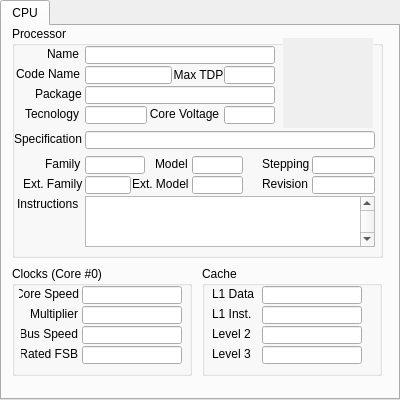
<?xml version="1.0" encoding="UTF-8"?>
<ui version="4.0">
 <class>MainWindow</class>
 <widget class="QMainWindow" name="MainWindow">
  <property name="enabled">
   <bool>true</bool>
  </property>
  <property name="geometry">
   <rect>
    <x>0</x>
    <y>0</y>
    <width>400</width>
    <height>400</height>
   </rect>
  </property>
  <property name="sizePolicy">
   <sizepolicy hsizetype="Preferred" vsizetype="Preferred">
    <horstretch>0</horstretch>
    <verstretch>0</verstretch>
   </sizepolicy>
  </property>
  <property name="minimumSize">
   <size>
    <width>400</width>
    <height>400</height>
   </size>
  </property>
  <property name="maximumSize">
   <size>
    <width>400</width>
    <height>400</height>
   </size>
  </property>
  <property name="windowTitle">
   <string>CPY-Z</string>
  </property>
  <property name="windowIcon">
   <iconset>
    <normaloff>../../CPY-Z/Z.ico</normaloff>../../CPY-Z/Z.ico</iconset>
  </property>
  <property name="layoutDirection">
   <enum>Qt::LeftToRight</enum>
  </property>
  <property name="dockOptions">
   <set>QMainWindow::AllowNestedDocks|QMainWindow::AllowTabbedDocks|QMainWindow::AnimatedDocks|QMainWindow::ForceTabbedDocks|QMainWindow::GroupedDragging|QMainWindow::VerticalTabs</set>
  </property>
  <property name="unifiedTitleAndToolBarOnMac">
   <bool>true</bool>
  </property>
  <widget class="QWidget" name="centralwidget">
   <property name="sizePolicy">
    <sizepolicy hsizetype="Fixed" vsizetype="Fixed">
     <horstretch>0</horstretch>
     <verstretch>0</verstretch>
    </sizepolicy>
   </property>
   <property name="maximumSize">
    <size>
     <width>400</width>
     <height>400</height>
    </size>
   </property>
   <widget class="QTabWidget" name="tabWidget">
    <property name="enabled">
     <bool>true</bool>
    </property>
    <property name="geometry">
     <rect>
      <x>0</x>
      <y>0</y>
      <width>400</width>
      <height>400</height>
     </rect>
    </property>
    <property name="sizePolicy">
     <sizepolicy hsizetype="Preferred" vsizetype="Preferred">
      <horstretch>0</horstretch>
      <verstretch>0</verstretch>
     </sizepolicy>
    </property>
    <property name="minimumSize">
     <size>
      <width>385</width>
      <height>0</height>
     </size>
    </property>
    <property name="maximumSize">
     <size>
      <width>400</width>
      <height>400</height>
     </size>
    </property>
    <property name="layoutDirection">
     <enum>Qt::LeftToRight</enum>
    </property>
    <property name="tabPosition">
     <enum>QTabWidget::North</enum>
    </property>
    <property name="usesScrollButtons">
     <bool>false</bool>
    </property>
    <widget class="QWidget" name="tabCPU">
     <property name="enabled">
      <bool>true</bool>
     </property>
     <property name="sizePolicy">
      <sizepolicy hsizetype="Minimum" vsizetype="Minimum">
       <horstretch>0</horstretch>
       <verstretch>0</verstretch>
      </sizepolicy>
     </property>
     <property name="maximumSize">
      <size>
       <width>400</width>
       <height>400</height>
      </size>
     </property>
     <attribute name="title">
      <string>CPU</string>
     </attribute>
     <widget class="QGroupBox" name="boxProcessor">
      <property name="enabled">
       <bool>true</bool>
      </property>
      <property name="geometry">
       <rect>
        <x>10</x>
        <y>0</y>
        <width>371</width>
        <height>232</height>
       </rect>
      </property>
      <property name="sizePolicy">
       <sizepolicy hsizetype="Fixed" vsizetype="Fixed">
        <horstretch>0</horstretch>
        <verstretch>0</verstretch>
       </sizepolicy>
      </property>
      <property name="minimumSize">
       <size>
        <width>0</width>
        <height>223</height>
       </size>
      </property>
      <property name="maximumSize">
       <size>
        <width>400</width>
        <height>400</height>
       </size>
      </property>
      <property name="title">
       <string>Processor</string>
      </property>
      <widget class="QLabel" name="label_Specification">
       <property name="geometry">
        <rect>
         <x>2</x>
         <y>105</y>
         <width>70</width>
         <height>16</height>
        </rect>
       </property>
       <property name="sizePolicy">
        <sizepolicy hsizetype="Preferred" vsizetype="Preferred">
         <horstretch>0</horstretch>
         <verstretch>0</verstretch>
        </sizepolicy>
       </property>
       <property name="text">
        <string>Specification</string>
       </property>
       <property name="scaledContents">
        <bool>true</bool>
       </property>
      </widget>
      <widget class="QLineEdit" name="lineEdit_Name">
       <property name="enabled">
        <bool>true</bool>
       </property>
       <property name="geometry">
        <rect>
         <x>73</x>
         <y>20</y>
         <width>190</width>
         <height>18</height>
        </rect>
       </property>
       <property name="sizePolicy">
        <sizepolicy hsizetype="Expanding" vsizetype="Fixed">
         <horstretch>0</horstretch>
         <verstretch>0</verstretch>
        </sizepolicy>
       </property>
       <property name="frame">
        <bool>true</bool>
       </property>
       <property name="alignment">
        <set>Qt::AlignCenter</set>
       </property>
       <property name="dragEnabled">
        <bool>false</bool>
       </property>
       <property name="readOnly">
        <bool>true</bool>
       </property>
       <property name="placeholderText">
        <string/>
       </property>
      </widget>
      <widget class="QLabel" name="label_Name">
       <property name="geometry">
        <rect>
         <x>35</x>
         <y>20</y>
         <width>41</width>
         <height>16</height>
        </rect>
       </property>
       <property name="sizePolicy">
        <sizepolicy hsizetype="Preferred" vsizetype="Preferred">
         <horstretch>0</horstretch>
         <verstretch>0</verstretch>
        </sizepolicy>
       </property>
       <property name="text">
        <string>Name</string>
       </property>
       <property name="alignment">
        <set>Qt::AlignLeading|Qt::AlignLeft|Qt::AlignVCenter</set>
       </property>
      </widget>
      <widget class="QLineEdit" name="lineEdit_Specification">
       <property name="enabled">
        <bool>true</bool>
       </property>
       <property name="geometry">
        <rect>
         <x>73</x>
         <y>105</y>
         <width>290</width>
         <height>18</height>
        </rect>
       </property>
       <property name="sizePolicy">
        <sizepolicy hsizetype="Expanding" vsizetype="Fixed">
         <horstretch>0</horstretch>
         <verstretch>0</verstretch>
        </sizepolicy>
       </property>
       <property name="mouseTracking">
        <bool>true</bool>
       </property>
       <property name="layoutDirection">
        <enum>Qt::LeftToRight</enum>
       </property>
       <property name="alignment">
        <set>Qt::AlignCenter</set>
       </property>
       <property name="dragEnabled">
        <bool>false</bool>
       </property>
       <property name="readOnly">
        <bool>true</bool>
       </property>
       <property name="placeholderText">
        <string/>
       </property>
      </widget>
      <widget class="QGraphicsView" name="graphicsView">
       <property name="enabled">
        <bool>false</bool>
       </property>
       <property name="geometry">
        <rect>
         <x>271</x>
         <y>12</y>
         <width>90</width>
         <height>90</height>
        </rect>
       </property>
       <property name="sizePolicy">
        <sizepolicy hsizetype="Fixed" vsizetype="Fixed">
         <horstretch>0</horstretch>
         <verstretch>0</verstretch>
        </sizepolicy>
       </property>
       <property name="minimumSize">
        <size>
         <width>0</width>
         <height>0</height>
        </size>
       </property>
       <property name="maximumSize">
        <size>
         <width>90</width>
         <height>90</height>
        </size>
       </property>
       <property name="focusPolicy">
        <enum>Qt::NoFocus</enum>
       </property>
       <property name="layoutDirection">
        <enum>Qt::RightToLeft</enum>
       </property>
       <property name="autoFillBackground">
        <bool>true</bool>
       </property>
       <property name="frameShape">
        <enum>QFrame::NoFrame</enum>
       </property>
       <property name="frameShadow">
        <enum>QFrame::Sunken</enum>
       </property>
       <property name="lineWidth">
        <number>0</number>
       </property>
       <property name="verticalScrollBarPolicy">
        <enum>Qt::ScrollBarAlwaysOff</enum>
       </property>
       <property name="horizontalScrollBarPolicy">
        <enum>Qt::ScrollBarAlwaysOff</enum>
       </property>
       <property name="backgroundBrush">
        <brush brushstyle="Dense7Pattern">
         <color alpha="255">
          <red>0</red>
          <green>0</green>
          <blue>0</blue>
         </color>
        </brush>
       </property>
       <property name="foregroundBrush">
        <brush brushstyle="Dense7Pattern">
         <color alpha="255">
          <red>0</red>
          <green>0</green>
          <blue>0</blue>
         </color>
        </brush>
       </property>
       <property name="interactive">
        <bool>false</bool>
       </property>
       <property name="alignment">
        <set>Qt::AlignRight|Qt::AlignTop|Qt::AlignTrailing</set>
       </property>
      </widget>
      <widget class="QLineEdit" name="lineEdit_Max_TDP">
       <property name="enabled">
        <bool>true</bool>
       </property>
       <property name="geometry">
        <rect>
         <x>212</x>
         <y>40</y>
         <width>51</width>
         <height>18</height>
        </rect>
       </property>
       <property name="alignment">
        <set>Qt::AlignCenter</set>
       </property>
       <property name="readOnly">
        <bool>true</bool>
       </property>
       <property name="placeholderText">
        <string/>
       </property>
      </widget>
      <widget class="QLabel" name="label_Max_TDP">
       <property name="enabled">
        <bool>true</bool>
       </property>
       <property name="geometry">
        <rect>
         <x>162</x>
         <y>40</y>
         <width>49</width>
         <height>16</height>
        </rect>
       </property>
       <property name="text">
        <string>Max TDP</string>
       </property>
       <property name="alignment">
        <set>Qt::AlignBottom|Qt::AlignHCenter</set>
       </property>
       <property name="wordWrap">
        <bool>false</bool>
       </property>
      </widget>
      <widget class="QLineEdit" name="lineEdit_Codename">
       <property name="enabled">
        <bool>true</bool>
       </property>
       <property name="geometry">
        <rect>
         <x>73</x>
         <y>40</y>
         <width>87</width>
         <height>18</height>
        </rect>
       </property>
       <property name="alignment">
        <set>Qt::AlignCenter</set>
       </property>
       <property name="readOnly">
        <bool>true</bool>
       </property>
       <property name="placeholderText">
        <string/>
       </property>
      </widget>
      <widget class="QLabel" name="label_Codename">
       <property name="geometry">
        <rect>
         <x>4</x>
         <y>40</y>
         <width>64</width>
         <height>16</height>
        </rect>
       </property>
       <property name="text">
        <string>Code Name</string>
       </property>
      </widget>
      <widget class="QLineEdit" name="lineEdit_Package_Socket">
       <property name="enabled">
        <bool>true</bool>
       </property>
       <property name="geometry">
        <rect>
         <x>73</x>
         <y>60</y>
         <width>190</width>
         <height>18</height>
        </rect>
       </property>
       <property name="alignment">
        <set>Qt::AlignCenter</set>
       </property>
       <property name="readOnly">
        <bool>true</bool>
       </property>
       <property name="placeholderText">
        <string/>
       </property>
      </widget>
      <widget class="QLabel" name="label_Package">
       <property name="geometry">
        <rect>
         <x>23</x>
         <y>60</y>
         <width>49</width>
         <height>16</height>
        </rect>
       </property>
       <property name="text">
        <string>Package</string>
       </property>
      </widget>
      <widget class="QLineEdit" name="lineEdit_Core_Voltage">
       <property name="enabled">
        <bool>true</bool>
       </property>
       <property name="geometry">
        <rect>
         <x>212</x>
         <y>80</y>
         <width>51</width>
         <height>18</height>
        </rect>
       </property>
       <property name="alignment">
        <set>Qt::AlignCenter</set>
       </property>
       <property name="readOnly">
        <bool>true</bool>
       </property>
       <property name="placeholderText">
        <string/>
       </property>
      </widget>
      <widget class="QLabel" name="label_Core_Voltage">
       <property name="geometry">
        <rect>
         <x>137</x>
         <y>80</y>
         <width>71</width>
         <height>16</height>
        </rect>
       </property>
       <property name="text">
        <string>Core Voltage</string>
       </property>
       <property name="alignment">
        <set>Qt::AlignCenter</set>
       </property>
      </widget>
      <widget class="QLineEdit" name="lineEdit_Nanometer">
       <property name="enabled">
        <bool>true</bool>
       </property>
       <property name="geometry">
        <rect>
         <x>73</x>
         <y>80</y>
         <width>62</width>
         <height>18</height>
        </rect>
       </property>
       <property name="cursorPosition">
        <number>0</number>
       </property>
       <property name="alignment">
        <set>Qt::AlignCenter</set>
       </property>
       <property name="readOnly">
        <bool>true</bool>
       </property>
       <property name="placeholderText">
        <string/>
       </property>
      </widget>
      <widget class="QLabel" name="label_Tecnology">
       <property name="geometry">
        <rect>
         <x>13</x>
         <y>80</y>
         <width>54</width>
         <height>16</height>
        </rect>
       </property>
       <property name="text">
        <string>Tecnology</string>
       </property>
       <property name="alignment">
        <set>Qt::AlignCenter</set>
       </property>
      </widget>
      <widget class="QLabel" name="label_Family">
       <property name="geometry">
        <rect>
         <x>33</x>
         <y>130</y>
         <width>36</width>
         <height>16</height>
        </rect>
       </property>
       <property name="text">
        <string>Family</string>
       </property>
      </widget>
      <widget class="QLineEdit" name="lineEdit_Family">
       <property name="enabled">
        <bool>true</bool>
       </property>
       <property name="geometry">
        <rect>
         <x>73</x>
         <y>130</y>
         <width>60</width>
         <height>18</height>
        </rect>
       </property>
       <property name="alignment">
        <set>Qt::AlignCenter</set>
       </property>
       <property name="readOnly">
        <bool>true</bool>
       </property>
       <property name="placeholderText">
        <string/>
       </property>
      </widget>
      <widget class="QLabel" name="label_Model">
       <property name="geometry">
        <rect>
         <x>143</x>
         <y>130</y>
         <width>39</width>
         <height>16</height>
        </rect>
       </property>
       <property name="text">
        <string>Model</string>
       </property>
      </widget>
      <widget class="QLineEdit" name="lineEdit_Model">
       <property name="enabled">
        <bool>true</bool>
       </property>
       <property name="geometry">
        <rect>
         <x>180</x>
         <y>130</y>
         <width>51</width>
         <height>18</height>
        </rect>
       </property>
       <property name="alignment">
        <set>Qt::AlignCenter</set>
       </property>
       <property name="readOnly">
        <bool>true</bool>
       </property>
       <property name="placeholderText">
        <string/>
       </property>
      </widget>
      <widget class="QLabel" name="label_Stepping">
       <property name="geometry">
        <rect>
         <x>250</x>
         <y>130</y>
         <width>49</width>
         <height>16</height>
        </rect>
       </property>
       <property name="text">
        <string>Stepping</string>
       </property>
       <property name="alignment">
        <set>Qt::AlignLeading|Qt::AlignLeft|Qt::AlignVCenter</set>
       </property>
      </widget>
      <widget class="QLineEdit" name="lineEdit_Stepping">
       <property name="enabled">
        <bool>true</bool>
       </property>
       <property name="geometry">
        <rect>
         <x>300</x>
         <y>130</y>
         <width>63</width>
         <height>18</height>
        </rect>
       </property>
       <property name="alignment">
        <set>Qt::AlignCenter</set>
       </property>
       <property name="readOnly">
        <bool>true</bool>
       </property>
       <property name="placeholderText">
        <string/>
       </property>
      </widget>
      <widget class="QLabel" name="label_ExtFamily">
       <property name="geometry">
        <rect>
         <x>11</x>
         <y>150</y>
         <width>61</width>
         <height>16</height>
        </rect>
       </property>
       <property name="text">
        <string>Ext. Family</string>
       </property>
      </widget>
      <widget class="QLineEdit" name="lineEdit_ExtFamily">
       <property name="enabled">
        <bool>true</bool>
       </property>
       <property name="geometry">
        <rect>
         <x>73</x>
         <y>150</y>
         <width>46</width>
         <height>18</height>
        </rect>
       </property>
       <property name="alignment">
        <set>Qt::AlignCenter</set>
       </property>
       <property name="readOnly">
        <bool>true</bool>
       </property>
      </widget>
      <widget class="QLabel" name="label_ExtModel">
       <property name="geometry">
        <rect>
         <x>120</x>
         <y>150</y>
         <width>57</width>
         <height>16</height>
        </rect>
       </property>
       <property name="text">
        <string>Ext. Model</string>
       </property>
      </widget>
      <widget class="QLineEdit" name="lineEdit_ExtModel">
       <property name="enabled">
        <bool>true</bool>
       </property>
       <property name="geometry">
        <rect>
         <x>180</x>
         <y>150</y>
         <width>51</width>
         <height>18</height>
        </rect>
       </property>
       <property name="alignment">
        <set>Qt::AlignCenter</set>
       </property>
       <property name="readOnly">
        <bool>true</bool>
       </property>
      </widget>
      <widget class="QLabel" name="label_Revision">
       <property name="geometry">
        <rect>
         <x>250</x>
         <y>150</y>
         <width>49</width>
         <height>16</height>
        </rect>
       </property>
       <property name="text">
        <string>Revision</string>
       </property>
       <property name="alignment">
        <set>Qt::AlignLeading|Qt::AlignLeft|Qt::AlignVCenter</set>
       </property>
      </widget>
      <widget class="QLineEdit" name="lineEdit_Revision">
       <property name="enabled">
        <bool>true</bool>
       </property>
       <property name="geometry">
        <rect>
         <x>300</x>
         <y>150</y>
         <width>63</width>
         <height>18</height>
        </rect>
       </property>
       <property name="alignment">
        <set>Qt::AlignCenter</set>
       </property>
       <property name="readOnly">
        <bool>true</bool>
       </property>
      </widget>
      <widget class="QLabel" name="label_Instructions">
       <property name="geometry">
        <rect>
         <x>5</x>
         <y>170</y>
         <width>65</width>
         <height>16</height>
        </rect>
       </property>
       <property name="text">
        <string>Instructions</string>
       </property>
      </widget>
      <widget class="QTextEdit" name="textEdit">
       <property name="enabled">
        <bool>true</bool>
       </property>
       <property name="geometry">
        <rect>
         <x>73</x>
         <y>170</y>
         <width>290</width>
         <height>51</height>
        </rect>
       </property>
       <property name="font">
        <font>
         <pointsize>8</pointsize>
         <underline>false</underline>
         <kerning>true</kerning>
        </font>
       </property>
       <property name="contextMenuPolicy">
        <enum>Qt::NoContextMenu</enum>
       </property>
       <property name="acceptDrops">
        <bool>false</bool>
       </property>
       <property name="frameShape">
        <enum>QFrame::StyledPanel</enum>
       </property>
       <property name="frameShadow">
        <enum>QFrame::Plain</enum>
       </property>
       <property name="lineWidth">
        <number>0</number>
       </property>
       <property name="midLineWidth">
        <number>0</number>
       </property>
       <property name="verticalScrollBarPolicy">
        <enum>Qt::ScrollBarAlwaysOn</enum>
       </property>
       <property name="horizontalScrollBarPolicy">
        <enum>Qt::ScrollBarAlwaysOff</enum>
       </property>
       <property name="sizeAdjustPolicy">
        <enum>QAbstractScrollArea::AdjustToContentsOnFirstShow</enum>
       </property>
       <property name="autoFormatting">
        <set>QTextEdit::AutoAll</set>
       </property>
       <property name="undoRedoEnabled">
        <bool>false</bool>
       </property>
       <property name="lineWrapMode">
        <enum>QTextEdit::WidgetWidth</enum>
       </property>
       <property name="lineWrapColumnOrWidth">
        <number>0</number>
       </property>
       <property name="readOnly">
        <bool>true</bool>
       </property>
       <property name="acceptRichText">
        <bool>true</bool>
       </property>
       <property name="textInteractionFlags">
        <set>Qt::NoTextInteraction</set>
       </property>
       <property name="placeholderText">
        <string/>
       </property>
      </widget>
     </widget>
     <widget class="QGroupBox" name="boxClocks">
      <property name="geometry">
       <rect>
        <x>10</x>
        <y>240</y>
        <width>180</width>
        <height>110</height>
       </rect>
      </property>
      <property name="sizePolicy">
       <sizepolicy hsizetype="Maximum" vsizetype="Maximum">
        <horstretch>0</horstretch>
        <verstretch>0</verstretch>
       </sizepolicy>
      </property>
      <property name="minimumSize">
       <size>
        <width>0</width>
        <height>0</height>
       </size>
      </property>
      <property name="maximumSize">
       <size>
        <width>180</width>
        <height>110</height>
       </size>
      </property>
      <property name="title">
       <string>Clocks (Core #0)</string>
      </property>
      <widget class="QLabel" name="label_CoreSpeed">
       <property name="geometry">
        <rect>
         <x>7</x>
         <y>20</y>
         <width>60</width>
         <height>16</height>
        </rect>
       </property>
       <property name="sizePolicy">
        <sizepolicy hsizetype="Preferred" vsizetype="Preferred">
         <horstretch>0</horstretch>
         <verstretch>0</verstretch>
        </sizepolicy>
       </property>
       <property name="minimumSize">
        <size>
         <width>0</width>
         <height>0</height>
        </size>
       </property>
       <property name="maximumSize">
        <size>
         <width>99</width>
         <height>99</height>
        </size>
       </property>
       <property name="text">
        <string>Core Speed</string>
       </property>
       <property name="alignment">
        <set>Qt::AlignRight|Qt::AlignTrailing|Qt::AlignVCenter</set>
       </property>
      </widget>
      <widget class="QLineEdit" name="lineEdit_CoreSpeed">
       <property name="enabled">
        <bool>true</bool>
       </property>
       <property name="geometry">
        <rect>
         <x>70</x>
         <y>20</y>
         <width>100</width>
         <height>18</height>
        </rect>
       </property>
       <property name="alignment">
        <set>Qt::AlignCenter</set>
       </property>
       <property name="readOnly">
        <bool>true</bool>
       </property>
      </widget>
      <widget class="QLineEdit" name="lineEdit_Multiplier">
       <property name="geometry">
        <rect>
         <x>70</x>
         <y>40</y>
         <width>100</width>
         <height>18</height>
        </rect>
       </property>
       <property name="alignment">
        <set>Qt::AlignCenter</set>
       </property>
       <property name="readOnly">
        <bool>true</bool>
       </property>
      </widget>
      <widget class="QLineEdit" name="lineEdit_BUSSpeed">
       <property name="geometry">
        <rect>
         <x>70</x>
         <y>60</y>
         <width>100</width>
         <height>18</height>
        </rect>
       </property>
       <property name="alignment">
        <set>Qt::AlignCenter</set>
       </property>
       <property name="readOnly">
        <bool>true</bool>
       </property>
      </widget>
      <widget class="QLineEdit" name="lineEdit_RatedFSB">
       <property name="geometry">
        <rect>
         <x>70</x>
         <y>80</y>
         <width>100</width>
         <height>18</height>
        </rect>
       </property>
       <property name="alignment">
        <set>Qt::AlignCenter</set>
       </property>
       <property name="readOnly">
        <bool>true</bool>
       </property>
      </widget>
      <widget class="QLabel" name="label_Multiplier">
       <property name="geometry">
        <rect>
         <x>9</x>
         <y>40</y>
         <width>57</width>
         <height>16</height>
        </rect>
       </property>
       <property name="text">
        <string>Multiplier</string>
       </property>
       <property name="alignment">
        <set>Qt::AlignRight|Qt::AlignTrailing|Qt::AlignVCenter</set>
       </property>
      </widget>
      <widget class="QLabel" name="label_BUSSpeed">
       <property name="geometry">
        <rect>
         <x>9</x>
         <y>60</y>
         <width>57</width>
         <height>16</height>
        </rect>
       </property>
       <property name="text">
        <string>Bus Speed</string>
       </property>
       <property name="alignment">
        <set>Qt::AlignRight|Qt::AlignTrailing|Qt::AlignVCenter</set>
       </property>
      </widget>
      <widget class="QLabel" name="label_RatedFSB">
       <property name="geometry">
        <rect>
         <x>9</x>
         <y>80</y>
         <width>57</width>
         <height>16</height>
        </rect>
       </property>
       <property name="text">
        <string>Rated FSB</string>
       </property>
       <property name="alignment">
        <set>Qt::AlignRight|Qt::AlignTrailing|Qt::AlignVCenter</set>
       </property>
      </widget>
     </widget>
     <widget class="QGroupBox" name="boxCache">
      <property name="geometry">
       <rect>
        <x>200</x>
        <y>240</y>
        <width>180</width>
        <height>110</height>
       </rect>
      </property>
      <property name="title">
       <string>Cache</string>
      </property>
      <widget class="QLabel" name="label_L1Data">
       <property name="geometry">
        <rect>
         <x>10</x>
         <y>20</y>
         <width>49</width>
         <height>16</height>
        </rect>
       </property>
       <property name="text">
        <string>L1 Data</string>
       </property>
      </widget>
      <widget class="QLineEdit" name="lineEdit_L1Data">
       <property name="geometry">
        <rect>
         <x>60</x>
         <y>20</y>
         <width>100</width>
         <height>18</height>
        </rect>
       </property>
       <property name="alignment">
        <set>Qt::AlignCenter</set>
       </property>
       <property name="readOnly">
        <bool>true</bool>
       </property>
      </widget>
      <widget class="QLabel" name="label_L1Inst">
       <property name="geometry">
        <rect>
         <x>10</x>
         <y>40</y>
         <width>49</width>
         <height>16</height>
        </rect>
       </property>
       <property name="text">
        <string>L1 Inst.</string>
       </property>
      </widget>
      <widget class="QLineEdit" name="lineEdit_L1Inst">
       <property name="geometry">
        <rect>
         <x>60</x>
         <y>40</y>
         <width>100</width>
         <height>18</height>
        </rect>
       </property>
       <property name="alignment">
        <set>Qt::AlignCenter</set>
       </property>
       <property name="readOnly">
        <bool>true</bool>
       </property>
      </widget>
      <widget class="QLineEdit" name="lineEdit_L2">
       <property name="geometry">
        <rect>
         <x>60</x>
         <y>60</y>
         <width>100</width>
         <height>18</height>
        </rect>
       </property>
       <property name="alignment">
        <set>Qt::AlignCenter</set>
       </property>
       <property name="readOnly">
        <bool>true</bool>
       </property>
      </widget>
      <widget class="QLineEdit" name="lineEdit_L3">
       <property name="geometry">
        <rect>
         <x>60</x>
         <y>80</y>
         <width>100</width>
         <height>18</height>
        </rect>
       </property>
       <property name="alignment">
        <set>Qt::AlignCenter</set>
       </property>
       <property name="readOnly">
        <bool>true</bool>
       </property>
      </widget>
      <widget class="QLabel" name="label_L2">
       <property name="geometry">
        <rect>
         <x>10</x>
         <y>60</y>
         <width>49</width>
         <height>16</height>
        </rect>
       </property>
       <property name="text">
        <string>Level 2</string>
       </property>
      </widget>
      <widget class="QLabel" name="label_L3">
       <property name="geometry">
        <rect>
         <x>10</x>
         <y>80</y>
         <width>49</width>
         <height>16</height>
        </rect>
       </property>
       <property name="text">
        <string>Level 3</string>
       </property>
      </widget>
     </widget>
    </widget>
   </widget>
  </widget>
 </widget>
 <resources/>
 <connections/>
</ui>
